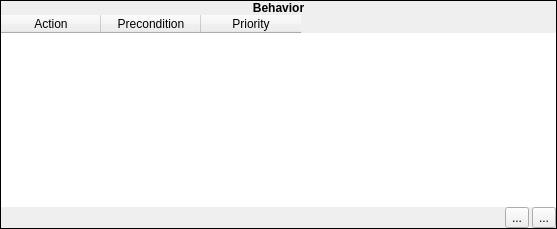
          <widget class="QFrame" name="frame_190">
           <property name="sizePolicy">
            <sizepolicy hsizetype="Preferred" vsizetype="Preferred">
             <horstretch>0</horstretch>
             <verstretch>0</verstretch>
            </sizepolicy>
           </property>
           <property name="frameShape">
            <enum>QFrame::Box</enum>
           </property>
           <property name="frameShadow">
            <enum>QFrame::Plain</enum>
           </property>
           <layout class="QVBoxLayout" name="verticalLayout_326">
            <property name="spacing">
             <number>0</number>
            </property>
            <property name="margin">
             <number>0</number>
            </property>
            <item>
             <widget class="QLabel" name="label_240">
              <property name="sizePolicy">
               <sizepolicy hsizetype="Preferred" vsizetype="Fixed">
                <horstretch>0</horstretch>
                <verstretch>0</verstretch>
               </sizepolicy>
              </property>
              <property name="font">
               <font>
                <weight>75</weight>
                <bold>true</bold>
               </font>
              </property>
              <property name="text">
               <string>Behavior</string>
              </property>
              <property name="alignment">
               <set>Qt::AlignCenter</set>
              </property>
             </widget>
            </item>
            <item>
             <widget class="QWidget" name="widget_202" native="true">
              <layout class="QVBoxLayout" name="verticalLayout_327">
               <property name="spacing">
                <number>0</number>
               </property>
               <property name="margin">
                <number>0</number>
               </property>
               <item>
                <widget class="QTableWidget" name="twBehavior">
                 <property name="sizePolicy">
                  <sizepolicy hsizetype="Preferred" vsizetype="Preferred">
                   <horstretch>0</horstretch>
                   <verstretch>0</verstretch>
                  </sizepolicy>
                 </property>
                 <property name="frameShape">
                  <enum>QFrame::NoFrame</enum>
                 </property>
                 <property name="editTriggers">
                  <set>QAbstractItemView::NoEditTriggers</set>
                 </property>
                 <property name="alternatingRowColors">
                  <bool>true</bool>
                 </property>
                 <property name="selectionMode">
                  <enum>QAbstractItemView::SingleSelection</enum>
                 </property>
                 <property name="selectionBehavior">
                  <enum>QAbstractItemView::SelectRows</enum>
                 </property>
                 <property name="textElideMode">
                  <enum>Qt::ElideNone</enum>
                 </property>
                 <property name="verticalScrollMode">
                  <enum>QAbstractItemView::ScrollPerPixel</enum>
                 </property>
                 <property name="showGrid">
                  <bool>false</bool>
                 </property>
                 <property name="sortingEnabled">
                  <bool>true</bool>
                 </property>
                 <property name="wordWrap">
                  <bool>false</bool>
                 </property>
                 <property name="cornerButtonEnabled">
                  <bool>false</bool>
                 </property>
                 <attribute name="verticalHeaderVisible">
                  <bool>false</bool>
                 </attribute>
                 <column>
                  <property name="text">
                   <string>Action</string>
                  </property>
                 </column>
                 <column>
                  <property name="text">
                   <string>Precondition</string>
                  </property>
                 </column>
                 <column>
                  <property name="text">
                   <string>Priority</string>
                  </property>
                 </column>
                </widget>
               </item>
               <item>
                <widget class="QWidget" name="widget_210" native="true">
                 <property name="sizePolicy">
                  <sizepolicy hsizetype="Preferred" vsizetype="Fixed">
                   <horstretch>0</horstretch>
                   <verstretch>0</verstretch>
                  </sizepolicy>
                 </property>
                 <layout class="QHBoxLayout" name="horizontalLayout_166">
                  <property name="spacing">
                   <number>3</number>
                  </property>
                  <property name="margin">
                   <number>0</number>
                  </property>
                  <item>
                   <spacer name="horizontalSpacer_14">
                    <property name="orientation">
                     <enum>Qt::Horizontal</enum>
                    </property>
                    <property name="sizeHint" stdset="0">
                     <size>
                      <width>504</width>
                      <height>20</height>
                     </size>
                    </property>
                   </spacer>
                  </item>
                  <item>
                   <widget class="QToolButton" name="tbDeleteBehavior">
                    <property name="text">
                     <string>...</string>
                    </property>
                    <property name="icon">
                     <iconset resource="gui_icons.qrc">
                      <normaloff>:/icons/minus.png</normaloff>:/icons/minus.png</iconset>
                    </property>
                   </widget>
                  </item>
                  <item>
                   <widget class="QToolButton" name="tbAddBehavior">
                    <property name="text">
                     <string>...</string>
                    </property>
                    <property name="icon">
                     <iconset resource="gui_icons.qrc">
                      <normaloff>:/icons/plus.png</normaloff>:/icons/plus.png</iconset>
                    </property>
                   </widget>
                  </item>
                 </layout>
                </widget>
               </item>
              </layout>
             </widget>
            </item>
           </layout>
          </widget>
